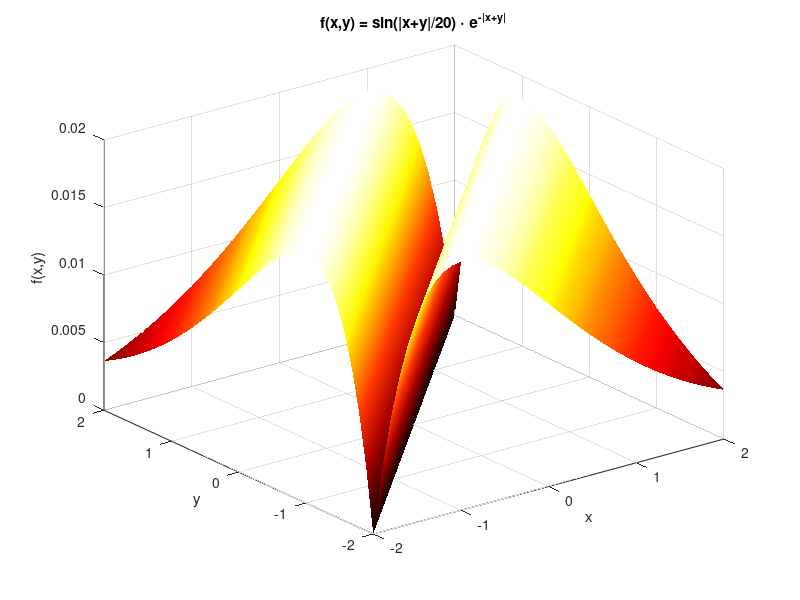
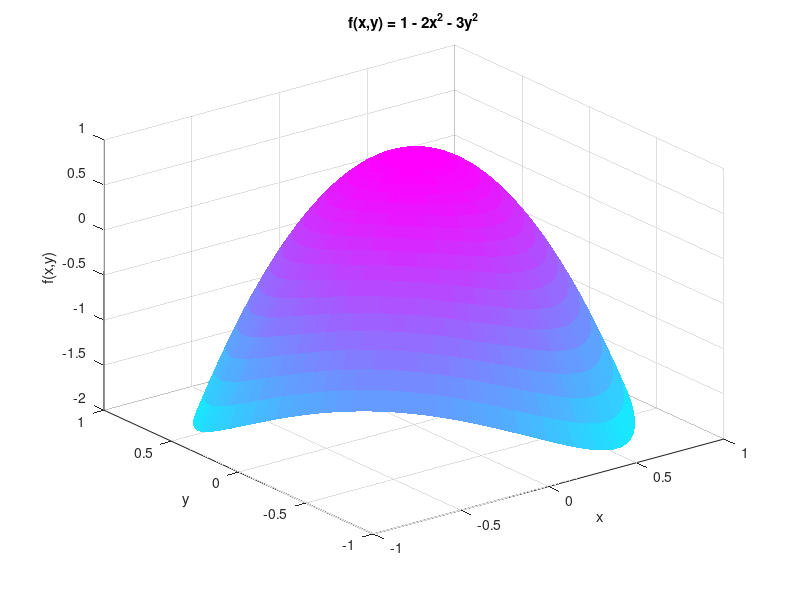

Here is the MATLAB script that generated these plots, in order: (Note: this script raises an error after producing the figures.)
% Dovydas Radžiūnas EIf-25
% 2026-10-05
% 4 laboratorinis darbas, 8 variantas

%% PRIVALOMA UŽDUOTIS
%% 1a
clear
close all

[x, y] = meshgrid(-2:0.1:2);
f = sin(abs(x + y)/20) .* exp(-abs(x + y));

figure(1)
h1 = surf(x, y, f);
colormap(hot)
shading interp
rotate(h1, [0 0 1], 90)
title('f(x,y) = sin(|x+y|/20) \cdot e^{-|x+y|}')
xlabel('x')
ylabel('y')
zlabel('f(x,y)')
grid on

%% 1b
[r, t] = meshgrid(0:0.05:1, 0:pi/40:2*pi);
x2 = r .* cos(t);
y2 = r .* sin(t);
f2 = 1 - 2*x2.^2 - 3*y2.^2;

figure(2)
h2 = surf(x2, y2, f2);
colormap(cool)
shading flat
rotate(h2, [0 0 1], 45)
title('f(x,y) = 1 - 2x^2 - 3y^2')
xlabel('x')
ylabel('y')
zlabel('f(x,y)')
grid on

%% PAPILDOMA UŽDUOTIS
%% Funkcijos shading savybės
[x3, y3] = meshgrid(-1:0.2:1);
z = 1 - (x3.^2 + y3.^2);

figure(3)
colormap(parula)

subplot(1, 3, 1)
surf(x3, y3, z)
shading faceted
title('shading faceted')
xlabel('x')
ylabel('y')
zlabel('z(x,y)')
grid on

subplot(1, 3, 2)
surf(x3, y3, z)
shading flat
title('shading flat')
xlabel('x')
ylabel('y')
zlabel('z(x,y)')
grid on

subplot(1, 3, 3)
surf(x3, y3, z)
shading interp
title('shading interp')
xlabel('x')
ylabel('y')
zlabel('z(x,y)')
grid on
